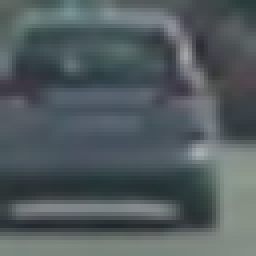
#> input picture vehicles/GTI_Far/image0006.png, 64 x 64 px (shown 4 times larger); its folder holds only this picture in this run
$ jupyter execute --allow-errors Untitled.ipynb   (shell and % lines are left out)   (older library calls are emulated)
#> lines starting #> are read from the running program, lines starting #| are printed output that depends on the picture
[cell 1]
import os
import glob
import matplotlib.image as mpimg
import matplotlib
import matplotlib.pyplot as plt
import numpy as np
import cv2
import time
from sklearn.preprocessing import StandardScaler
from skimage.feature import hog
import time
from sklearn.svm import LinearSVC
from sklearn.model_selection import train_test_split
from sklearn.preprocessing import StandardScaler
from tqdm import tqdm
import pickle
from scipy.ndimage.measurements import label
from moviepy.editor import VideoFileClip
from IPython.display import HTML

[cell 2]
car_images = []
noncar_images = []
for image in os.listdir('vehicles/'):
    car_images.extend(glob.glob('vehicles/'+image+'/*'))
#> (the rest of this cell did not finish here and is left out)

[cell 3]
# Define a function to compute color histogram features
def color_hist(img, nbins=32, bins_range=(0, 256), vis=False):

    bins_range=(0, 256)
    # Compute the histogram of the color channels separately
    channel1_hist = np.histogram(img[:,:,0], bins=nbins, range=bins_range)
    channel2_hist = np.histogram(img[:,:,1], bins=nbins, range=bins_range)
    channel3_hist = np.histogram(img[:,:,2], bins=nbins, range=bins_range)

    # Generating bin centers
    bin_edges = channel1_hist[1] #all three bins are the same size
    bin_centers = (bin_edges[1:] + bin_edges[0:len(bin_edges) - 1])/2

    hist_features = np.concatenate((channel1_hist[0],channel2_hist[0],channel3_hist[0]))
    if vis == True:
        return channel1_hist, channel2_hist, channel3_hist, bin_centers
    else:
        return hist_features

# Generate a random index to look at a car image
ind = np.random.randint(0, len(car_images))
# Read in the image
img = cv2.imread(car_images[ind])
#> img is the input picture: shape (64, 64, 3); mean B, G, R 95.1, 91.9, 82.2
image = cv2.cvtColor(img, cv2.COLOR_BGR2RGB)
# Compute color histogram features of the test image
channel1_hist, channel2_hist, channel3_hist, bin_centers = color_hist(image, vis=True)
#> in color_hist, `bin_edges = channel1_hist[1]`: bin_edges = 33 values from 0 to 256
#> in color_hist, `bin_centers = (bin_edges[1:] + bin_edges[0:len(bin_edges) - 1])/2`: bin_centers = 32 values from 4 to 252
#> in color_hist, `hist_features = np.concatenate((channel1_hist[0],channel2_hist[0],chan..`: hist_features = 96 values, max 706 at index 9, min 0 at index 0, mean 128
#> bin_centers = 32 values from 4 to 252
# Plot the examples
#> (the rest of this cell did not finish here and is left out)

[cell 4]
def get_hog_features(img, orient, pix_per_cell, cell_per_block,
                        vis=False, feature_vec=True):
    # Call with two outputs if vis==True
    if vis == True:
        features, hog_image = hog(img, orientations=orient,
                                  pixels_per_cell=(pix_per_cell, pix_per_cell),
                                  cells_per_block=(cell_per_block, cell_per_block), block_norm= 'L2-Hys',
                                  transform_sqrt=False,
                                  visualise=True, feature_vector=False)
        return features, hog_image
    # Otherwise call with one output
    else:
        features = hog(img, orientations=orient,
                       pixels_per_cell=(pix_per_cell, pix_per_cell),
                       cells_per_block=(cell_per_block, cell_per_block), block_norm= 'L2-Hys',
                       transform_sqrt=False,
                       visualise=False, feature_vector=feature_vec)
        return features

# Generate a random index to look at a car image
ind = np.random.randint(0, len(car_images))
# Read in the image
image = mpimg.imread(car_images[ind])
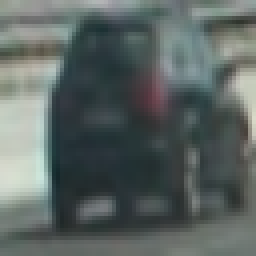
#> input picture vehicles/GTI_Left/image0021.png, 64 x 64 px (shown 4 times larger)
#> image is the input picture: shape (64, 64, 3) float32; mean R, G, B 0.36, 0.396, 0.387
gray = cv2.cvtColor(image, cv2.COLOR_RGB2GRAY)
# Define HOG parameters
orient = 9
pix_per_cell = 8
cell_per_block = 2
# Call our function with vis=True to see an image output
features, hog_image = get_hog_features(gray, orient,
                        pix_per_cell, cell_per_block,
                        vis=True, feature_vec=False)
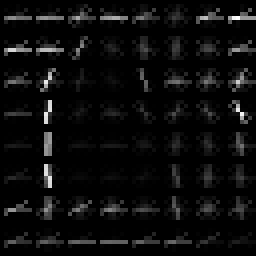
#> hog_image: shape (64, 64) float32 (shown 4 times larger); min 0, max 0.144, mean 0.00716; drawn with min black and max white

# Plot the examples
#> (the rest of this cell did not finish here and is left out)

[cell 5]
# Define a function to compute color histogram features
# Pass the color_space flag as 3-letter all caps string
# like 'HSV' or 'LUV' etc.
def bin_spatial(img, color_space='RGB', size=(32, 32)):
    # Convert image to new color space (if specified)
    if color_space != 'RGB':
        if color_space == 'HSV':
            feature_image = cv2.cvtColor(img, cv2.COLOR_RGB2HSV)
        elif color_space == 'LUV':
            feature_image = cv2.cvtColor(img, cv2.COLOR_RGB2LUV)
        elif color_space == 'HLS':
            feature_image = cv2.cvtColor(img, cv2.COLOR_RGB2HLS)
        elif color_space == 'YUV':
            feature_image = cv2.cvtColor(img, cv2.COLOR_RGB2YUV)
        elif color_space == 'YCrCb':
            feature_image = cv2.cvtColor(img, cv2.COLOR_RGB2YCrCb)
    else: feature_image = np.copy(img)
    # Use cv2.resize().ravel() to create the feature vector
    features = cv2.resize(feature_image, size).ravel()
    # Return the feature vector
    return features

feature_vec = bin_spatial(image, color_space='RGB', size=(32, 32))
#> in bin_spatial, `features = cv2.resize(feature_image, size).ravel()`: features = 3072 values, max 0.873 at index 2029, min 0.101 at index 2037, mean 0.381
#> feature_vec has the same summary as features in bin_spatial

# Read in an image
# You can also read cutout2, 3, 4 etc. to see other examples
ind = np.random.randint(0, len(car_images))
# Read in the image
image = mpimg.imread(car_images[ind])

# Plot features
#> (the rest of this cell did not finish here and is left out)

[cell 6]
# Define a function to extract features from a list of images
# Have this function call bin_spatial() and color_hist()
def extract_features(images, color_space='RGB', spatial_size=(32, 32),
                     hist_bins=32, orient=9, pix_per_cell=8,
                     cell_per_block=2, hog_channel=0,
                     spatial_feat=True, hist_feat=True, hog_feat=True):
    # Create a list to append feature vectors to
    features = []
    # Iterate through the list of images
    for file in tqdm(images):
        file_features = []
        img = mpimg.imread(file) # idea for the progress came from "nhiddink"
        # apply color conversion if other than 'RGB'
        if color_space != 'RGB':
            if color_space == 'HSV':
                feature_image = cv2.cvtColor(img, cv2.COLOR_RGB2HSV)
            elif color_space == 'LUV':
                feature_image = cv2.cvtColor(img, cv2.COLOR_RGB2LUV)
            elif color_space == 'HLS':
                feature_image = cv2.cvtColor(img, cv2.COLOR_RGB2HLS)
            elif color_space == 'YUV':
                feature_image = cv2.cvtColor(img, cv2.COLOR_RGB2YUV)
            elif color_space == 'YCrCb':
                feature_image = cv2.cvtColor(img, cv2.COLOR_RGB2YCrCb)
        else: feature_image = np.copy(img)

        if spatial_feat == True:
            # Apply bin_spatial() to get spatial color features
            spatial_features = bin_spatial(feature_image, size=spatial_size)
            file_features.append(spatial_features)
        if hist_feat == True:
            # Apply color_hist() also with a color space option now
            hist_features = color_hist(feature_image, nbins=hist_bins)
            file_features.append(hist_features)
        if hog_feat == True:
            # Call get_hog_features() with vis=False, feature_vec=True
            if hog_channel == 'ALL':
                hog_features = []
                for channel in range(feature_image.shape[2]):
                    hog_features.append(get_hog_features(feature_image[:,:,channel],
                                        orient, pix_per_cell, cell_per_block,
                                        vis=False, feature_vec=True))
                hog_features = np.ravel(hog_features)
            else:
                hog_features = get_hog_features(feature_image[:,:,hog_channel], orient,
                                                pix_per_cell, cell_per_block, vis=False,
                                                feature_vec=True)
            file_features.append(hog_features)
        # Append the new feature vector to the features list
        features.append(np.concatenate(file_features))
    # Return list of feature vectors
    return features

[cell 7]
import numpy as np
import cv2
import matplotlib.pyplot as plt
import matplotlib.image as mpimg

#> (the rest of this cell did not finish here and is left out)

[cell 8]
# Define a function to extract features from a single image window
# This function is very similar to extract_features()
# just for a single image rather than list of images
# [45 lines left out: function single_img_features, not called in this run]

[cell 9]
# Define a function you will pass an image
# and the list of windows to be searched (output of slide_windows())
# [29 lines left out: function search_windows, not called in this run]

[cell 10]
### TODO: Tweak these parameters and see how the results change.
color_space = 'YCrCb' # Can be RGB, HSV, LUV, HLS, YUV, YCrCb
#> color_space = 'YCrCb'
orient = 10  # HOG orientations
pix_per_cell = 8 # HOG pixels per cell
cell_per_block = 2 # HOG cells per block
hog_channel = 'ALL' # Can be 0, 1, 2, or "ALL"
spatial_size = (32, 32) # Spatial binning dimensions
hist_bins = 64   # Number of histogram bins
spatial_feat = True # Spatial features on or off
hist_feat = True # Histogram features on or off
hog_feat = True # HOG features on or off

[cell 11]
# [4 lines of commented-out code are left out]

t = time.time()


car_features = extract_features(car_images, color_space=color_space,
                            spatial_size=spatial_size, hist_bins=hist_bins,
                            orient=orient, pix_per_cell=pix_per_cell,
                            cell_per_block=cell_per_block,
                            hog_channel=hog_channel,
                            spatial_feat=spatial_feat, hist_feat=hist_feat,
                            hog_feat=hog_feat)
#> in extract_features, `feature_image = cv2.cvtColor(img, cv2.COLOR_RGB2YCrCb)`: feature_image: shape (64, 64, 3) float32; mean of channels 0, 1, 2 0.351, 0.48, 0.513
#> in extract_features, `spatial_features = bin_spatial(feature_image, size=spatial_size)`: spatial_features = 3072 values, max 0.622 at index 1896, min 0.179 at index 2265, mean 0.448
#> in extract_features, `hist_features = color_hist(feature_image, nbins=hist_bins)`: hist_features = 192 values, max 4096 at index 0, min 0 at index 1, mean 64
#> after the loop in extract_features, `for channel in range(feature_image.shape[2]):`: hog_features = 3 items
#> in extract_features, `hog_features = np.ravel(hog_features)`: hog_features = 5880 values, max 0.563 at index 1145, min 0 at index 11, mean 0.115
#> car_features = 2 items
notcar_features = extract_features(noncar_images, color_space=color_space,
                            spatial_size=spatial_size, hist_bins=hist_bins,
                            orient=orient, pix_per_cell=pix_per_cell,
                            cell_per_block=cell_per_block,
                            hog_channel=hog_channel,
                            spatial_feat=spatial_feat, hist_feat=hist_feat,
                            hog_feat=hog_feat)
#> notcar_features = []

print("Time taken to compute features: ", time.time() - t)

[cell 12]
from sklearn.svm import SVC
t = time.time()
#> (the rest of this cell did not finish here and is left out)

[cell 13]
# [40 lines of commented-out code are left out]

#> (a cell that did not finish here is left out)

#> (a cell that did not finish here is left out)

[cell 16]
# [38 lines left out: functions add_heat, apply_threshold, draw_labeled_bboxes, convert_color, not called in this run]

[cell 17]
# [62 lines left out: function find_cars, not called in this run]

#> (a cell that did not finish here is left out)

[cell 19]
import collections

# [4 lines of commented-out code are left out]
# [62 lines left out: function process_image, not called in this run]

[cell 20]
test_output = "test_output_aws.mp4"
#> test_output = 'test_output_aws.mp4'
#> (the rest of this cell did not finish here and is left out)
